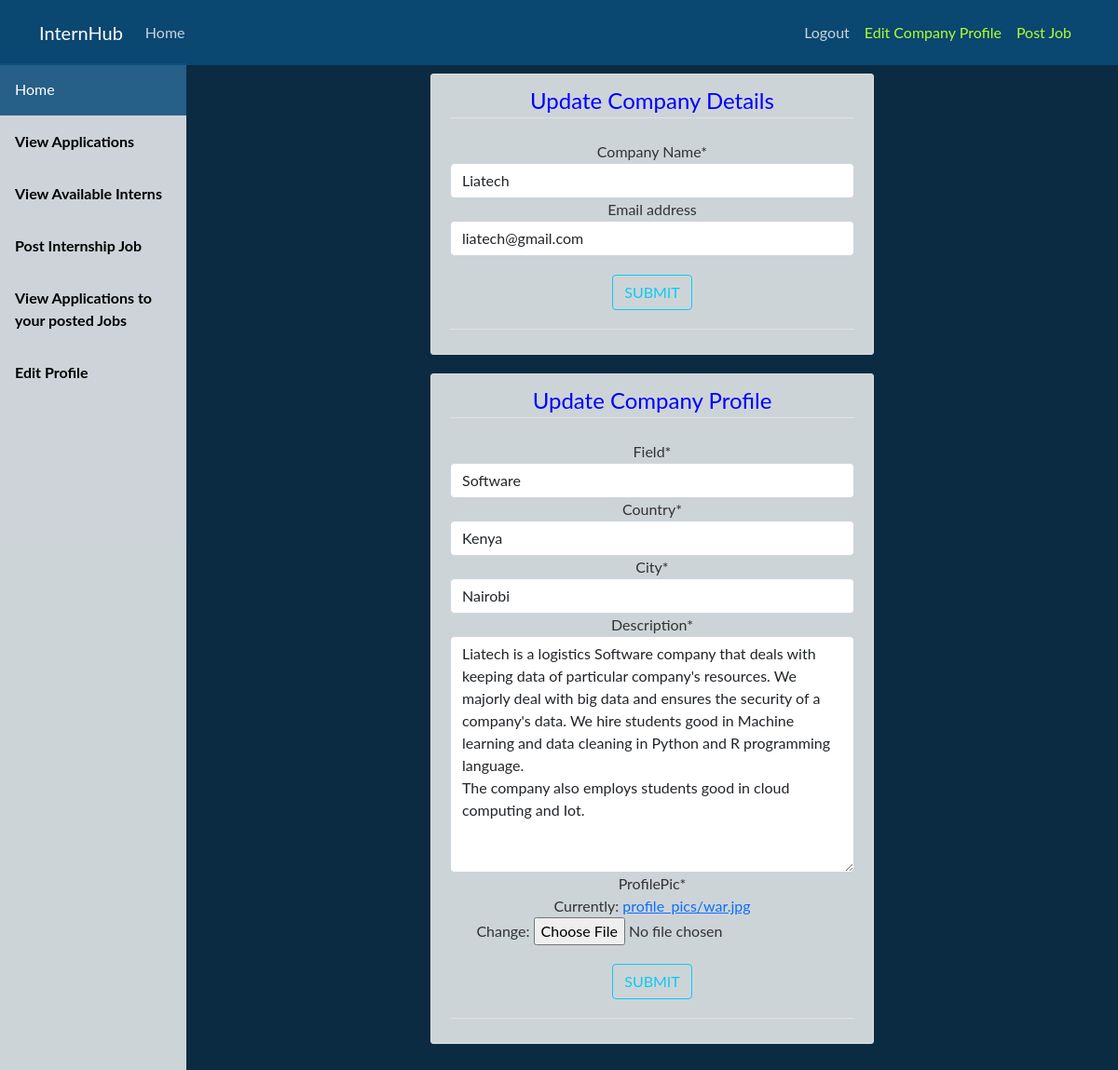
The app's page /company/edit-profile/ (signed in) with its own data.
### company/models.py (models this page shows)
class Company(models.Model):
    user  = models.OneToOneField(User, on_delete=models.CASCADE)
    field = models.CharField(max_length=200, null=True)
    country = models.CharField(max_length=200, null=True)
    city = models.CharField(max_length=200, null=True)
    profilePic = models.ImageField(default='default.jpg', upload_to='profile_pics')
    description = models.TextField(null=True)
    opened = models.CharField(max_length=20, null=True)

### company/views.py (the view)
# urls.py: path('edit-profile/', views.edit_company_profile, name='edit-company-profile'),
@login_required
def edit_company_profile(request):
    if request.method == 'POST':
        p_form = EditCompanyProfileForm(request.POST, request.FILES, instance=request.user.company)
        u_form = EditCompanyUserForm(request.POST, instance=request.user)
        print(request.POST)
        if 'p_form' in request.POST:
            if p_form.is_valid():
                p_form.save()
                messages.success(request, 'Profile successfully updated')
                return redirect('edit-company-profile')
            else:
                messages.warning(request, 'An Error occured')
        elif 'u_form' in request.POST: #u_form is provided as the name of the submit buttton in the html form
            if u_form.is_valid():
                u_form.save()
                messages.success(request, 'Company details successfully updated')
                return redirect('edit-company-profile')
            else:
                pass
    else:
        p_form = EditCompanyProfileForm(instance = request.user.company)
        u_form = EditCompanyUserForm(instance=request.user)
    return render(request, 'company/edit_company_profile.html', {'p_form': p_form, 'u_form': u_form})

### company/forms.py
class EditCompanyProfileForm(forms.ModelForm):
    class Meta:
        model = Company
        fields = ['field', 'country', 'city', 'description', 'profilePic']

class EditCompanyUserForm(forms.ModelForm):
    username = forms.CharField(label=("Company Name"))
    class Meta:
        model = User
        fields = ['username', 'email']

### company/templates/company/edit_company_profile.html (shortened to what this page needs)
{% extends 'company/dashboard_base.html' %}
{% load crispy_forms_tags %}
{% block body %}
<div class="content-section row d-flex flex-column align-items-center justify-content-center" style="background-color: rgb(11, 43, 66); border: none">
    <div class="content-section col-md-6" style="background-color: #ffffffcb;">
        <form method="POST" enctype="multipart/form-data">
            <fieldset>
                <legend class="border-bottom mb-4" style="color: blue">Update Company Details</legend>
                {{ u_form|crispy }}
            </fieldset>
            <div class="form-group">
                <button class="btn btn-outline-info" type="submit" style="margin: 20px;" name="u_form">SUBMIT</button>
            </div>
        </form>
        <div class="border-top pt-3">
        </div>
    </div>
    <div class="content-section col-md-6" style="background-color: #ffffffcb;">
        <form method="POST" enctype="multipart/form-data">
            <fieldset>
                <legend class="border-bottom mb-4" style="color: blue">Update Company Profile</legend>
                {{ p_form|crispy }}
            </fieldset>
            <div class="form-group">
                <button class="btn btn-outline-info" type="submit" style="margin: 20px;" name="p_form">SUBMIT</button>
            </div>
        </form>
        <div class="border-top pt-3">
        </div>
    </div>
</div>
{% endblock %}

### Intern/static/Intern/main.css (style rules this page uses)
body { background: #fafafa; color: #333333; margin-top: 5rem; }
.content-section { background: #ffffff; padding: 10px 20px; border: 1px solid #dddddd; border-radius: 3px; margin-bottom: 20px; }

### company/templates/company/dashboard_base.html (style rules this page uses)
body { margin: 0; font-family: "Lato", sans-serif; }

### records on screen
Company: field "Software", country "Kenya", city "Nairobi", description "Liatech is a logistics Software company that deals with keeping data of particular company's resources. We majorly deal with big data and ensures the security of a company's data. We hire students good in Machine learning and data cleaning in Python and R programming language. The company also employs students good in cloud computing and Iot."
